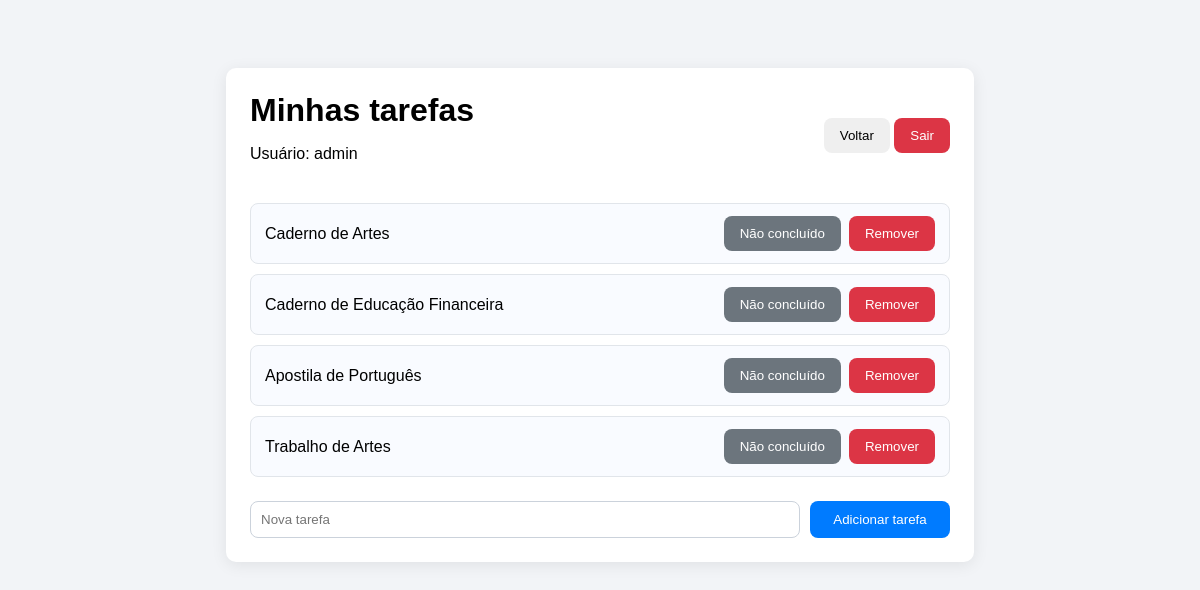
The app's page /user/tasks (signed in) with its own data.
### tables this page shows
CREATE TABLE tasks (
    id INTEGER PRIMARY KEY AUTOINCREMENT,
    titulo TEXT NOT NULL,
    concluida INTEGER DEFAULT 0,
    user_id INTEGER NOT NULL,
    FOREIGN KEY (user_id) REFERENCES users(id)
);

### app.py (the view)
@app.route("/user/tasks")
def tasks_screen():
    if not session.get("username"):
        return redirect(url_for("login_screen"))
    conn = sqlite3.connect("BancoDados.db")
    cursor = conn.cursor()
    cursor.execute("SELECT * FROM tasks WHERE user_id = ?", (session["user_id"],))
    tasks = cursor.fetchall()
    conn.close()
    return render_template("lista_tarefas.html", tasks=tasks, username=session["username"])

### templates/lista_tarefas.html (shortened to what this page needs)
<!doctype html>
<html lang="pt-BR">
<head>
</head>
<body>
  <div class="card">
    <div class="header">
      <div>
        <h1>Minhas tarefas</h1>
        <p>Usuário: {{ username }}</p>
      </div>
      <div class="actions">
        <a href="/user"><button class="btn">Voltar</button></a>
        <a href="/logout"><button class="btn btn-danger">Sair</button></a>
      </div>
    </div>
    {% if tasks %}
      <ul class="task-list">
        {% for task in tasks %}
          <li class="task-item">
            <span class="task-title">{{ task[1] }}</span>
            <div class="task-actions">
              <form method="post" action="/user/tasks/toggle" style="margin:0">
                <button type="submit" class="btn btn-secondary">
                  {% if task|length > 2 and task[2] %}Concluído{% else %}Não concluído{% endif %}
                </button>
              </form>
              <form method="post" action="/user/tasks/remove" style="margin:0">
                <button type="submit" class="btn btn-danger">Remover</button>
              </form>
            </div>
          </li>
        {% endfor %}
      </ul>
    {% else %}
      <p>Você ainda não tem tarefas. Adicione uma abaixo.</p>
    {% endif %}
    <form class="add-task" method="post" action="/user/tasks/add">
      <input type="text" name="titulo" placeholder="Nova tarefa" required>
      <button type="submit" class="btn btn-primary">Adicionar tarefa</button>
    </form>
  </div>
</body>
</html>

### templates/lista_tarefas.html (style rules this page uses)
body { font-family:Arial,Helvetica,sans-serif;background:#f2f4f7;padding:20px }
.card { max-width:700px;margin:40px auto;padding:24px;border-radius:10px;background:#fff;box-shadow:0 3px 16px rgba(0,0,0,0.08) }
.header { display:flex;justify-content:space-between;align-items:center;gap:12px;flex-wrap:wrap }
h1 { margin:0 }
.btn { padding:10px 16px;border:none;border-radius:8px;cursor:pointer }
.btn-primary { background:#007bff;color:#fff }
.btn-secondary { background:#6c757d;color:#fff }
.btn-danger { background:#dc3545;color:#fff }
.task-list { list-style:none;padding:0;margin:24px 0 }
.task-item { display:flex;justify-content:space-between;align-items:center;padding:12px 14px;border:1px solid #e1e5ea;border-radius:8px;margin-bottom:10px;background:#f9fbff }
.task-title { margin:0;font-size:16px }
.task-actions { display:flex;gap:8px;align-items:center }
.task-actions form { margin:0 }
form.add-task { display:flex;gap:10px;flex-wrap:wrap;margin-top:18px }
form.add-task input { flex:1;padding:10px;border:1px solid #cbd2db;border-radius:8px }
form.add-task button { min-width:140px }
.actions a { color:#007bff;text-decoration:none }

### records on screen
tasks: titulo "Caderno de Artes", concluida "Não concluído"
tasks: titulo "Caderno de Educação Financeira", concluida "Não concluído"
tasks: titulo "Apostila de Português", concluida "Não concluído"
tasks: titulo "Trabalho de Artes", concluida "Não concluído"

### other values on screen
{{ username }} "admin"
